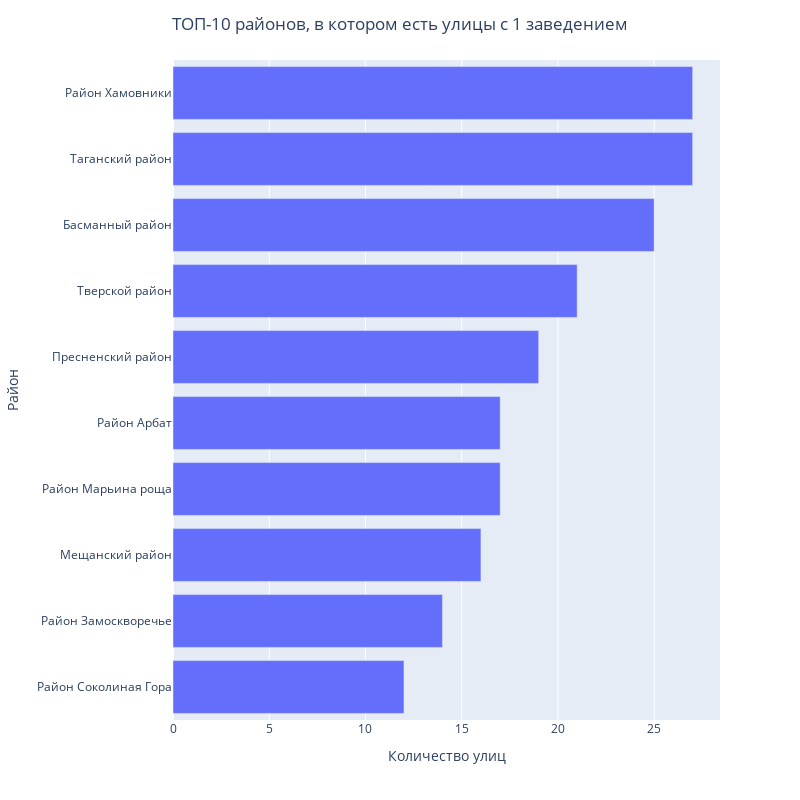

Here is the notebook cell this chart was saved with:
### Code cell
fig = px.bar(
    temp2, x='street', y='area', 
    labels=dict({'area': 'Район', 'street':'Количество улиц'}),
    width=800, height=800
)
fig.update_layout(title_text='ТОП-10 районов, в котором есть улицы с 1 заведением', title_x=0.5)
fig.show()

### Figure 1 — Plotly figure (JSON) as saved in the notebook; plotly's stock layout.template omitted (floating-point values rounded to 4 significant figures)
{"data": [{"alignmentgroup": "True", "hovertemplate": "Количество улиц=%{x}<br>Район=%{y}<extra></extra>", "legendgroup": "", "marker": {"color": "#636efa", "pattern": {"shape": ""}}, "name": "", "offsetgroup": "", "orientation": "h", "showlegend": false, "textposition": "auto", "type": "bar", "x": [12, 14, 16, 17, 17, 19, 21, 25, 27, 27], "xaxis": "x", "y": ["Район Соколиная Гора", "Район Замоскворечье", "Мещанский район", "Район Марьина роща", "Район Арбат", "Пресненский район", "Тверской район", "Басманный район", "Таганский район", "Район Хамовники"], "yaxis": "y"}], "layout": {"barmode": "relative", "height": 800, "legend": {"tracegroupgap": 0}, "margin": {"t": 60}, "title": {"text": "ТОП-10 районов, в котором есть улицы с 1 заведением", "x": 0.5}, "width": 800, "xaxis": {"anchor": "y", "domain": [0, 1], "title": {"text": "Количество улиц"}}, "yaxis": {"anchor": "x", "domain": [0, 1], "title": {"text": "Район"}}}}
